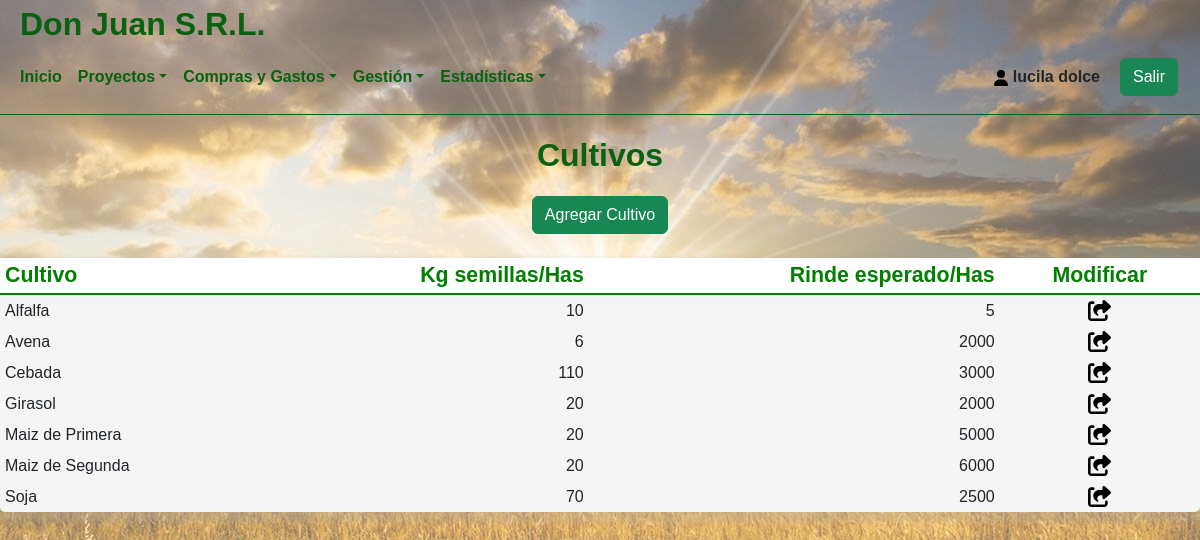
The app's page /System/cultivos.php (signed in) with its own data.
### tables this page shows
CREATE TABLE `usuarios` (
  `id_usuario` int(11) NOT NULL,
  `usuario` varchar(45) NOT NULL,
  `password` varchar(45) NOT NULL,
  `nombre` varchar(45) NOT NULL,
  `apellido` varchar(45) NOT NULL,
  `id_tipoUsuario` int(11) NOT NULL,
  `id_EstadoUsuario` int(1) NOT NULL
);

CREATE TABLE `cultivos` (
  `id_Cultivo` int(11) NOT NULL,
  `nombreCultivo` varchar(45) NOT NULL,
  `kgSemillaHas` int(11) NOT NULL,
  `rindeEsperadoHas` varchar(45) NOT NULL
);

### System/cultivos.php (the view, shortened to what this page needs)
<?php
include('../Template/Cabecera.php');
include('../Modelo/Conexion.php');
?>
<center>
	<div class="">
		<h1>Cultivos</h1>
	</div>
    <div>
        <a href="./altaCultivo.php">
            <button class="btn btn-success">Agregar Cultivo</button>
        </a>
    </div>
    <br/>
</center>
<center>
<table style="border:none; width:1200px;box-shadow: 5px 5px 5px 5px rgba(165, 164, 164, 0.3);border-radius: 5px;background-color: whitesmoke;">
		<thead>
		<tr style="color:green; background-color:white;font-weight:bold;border-bottom: 2px solid green;">
			<th style="text-align:center;font-size:16pt;text-align:left;padding:5px;">Cultivo</th>
			<th style="text-align:center;font-size:16pt;text-align:right;padding:5px;">Kg semillas/Has</th>
			<th style="text-align:center;font-size:16pt;text-align:right;padding:5px;">Rinde esperado/Has</th>
			<th style="text-align:center;font-size:16pt;text-align:center;padding:5px;">Modificar</th>
		</tr>
		</thead>
	   <?php
$consulta=mysqli_query($conexion, "SELECT * FROM cultivos ORDER BY nombreCultivo ASC");
while($listar = mysqli_fetch_array($consulta))
{
	echo "
	<tr>
		<td style=text-align:left;padding:5px;>$listar[nombreCultivo]</td>
		<td style=text-align:right;padding:5px;>$listar[kgSemillaHas]</td>
		<td style=text-align:right;padding:5px;>$listar[rindeEsperadoHas]</td>
		<td class='text-center text-nowrap'><a class='btn btn-sm' href=./detalleCultivo.php?no=".$listar['id_Cultivo']." class=mod><svg xmlns='http://www.w3.org/2000/svg' height='1.5em' viewBox='0 0 576 512'><path d='M352 224H305.5c-45 0-81.5 36.5-81.5 81.5c0 22.3 10.3 34.3 19.2 40.5c6.8 4.7 12.8 12 12.8 20.3c0 9.8-8 17.8-17.8 17.8h-2.5c-2.4 0-4.8-.4-7.1-1.4C210.8 374.8 128 333.4 128 240c0-79.5 64.5-144 144-144h80V34.7C352 15.5 367.5 0 386.7 0c8.6 0 16.8 3.2 23.2 8.9L548.1 133.3c7.6 6.8 11.9 16.5 11.9 26.7s-4.3 19.9-11.9 26.7l-139 125.1c-5.9 5.3-13.5 8.2-21.4 8.2H384c-17.7 0-32-14.3-32-32V224zM80 96c-8.8 0-16 7.2-16 16V432c0 8.8 7.2 16 16 16H400c8.8 0 16-7.2 16-16V384c0-17.7 14.3-32 32-32s32 14.3 32 32v48c0 44.2-35.8 80-80 80H80c-44.2 0-80-35.8-80-80V112C0 67.8 35.8 32 80 32h48c17.7 0 32 14.3 32 32s-14.3 32-32 32H80z'/></svg></a></td>
	</tr>";
} ?>
</body>

### Template/Cabecera.php (shortened to what this page needs)
<?php
include ("../Modelo/Conexion.php");
$iduser = $_SESSION['usuario'];
$sql = "SELECT * FROM usuarios WHERE usuario='$iduser'";
$resultado = $conexion->query($sql);
$row = $resultado->fetch_assoc();
$nombre = $row['nombre'];
$apellido = $row['apellido'];
$tipoUsu = $row['id_tipoUsuario'];
?>
<!DOCTYPE html>
<html lang="es">
<head>
    <link href="https://cdn.jsdelivr.net/npm/bootstrap@5.2.0-beta1/dist/css/bootstrap.min.css" rel="stylesheet">
    <link href="https://unpkg.com/aos@2.3.1/dist/aos.css" rel="stylesheet">
	<link rel="stylesheet" href="../Css/estilos.css">
</head>
<body>
<header class="hea-pri" >
	<div class="titPrincipal">
		<h1>Don Juan S.R.L.</h1>
	</div>
    <nav class="navbar navbar-expand-lg navbar-light" style="border-bottom: 1px solid #0a6111;">
        <div class="container-fluid navpri">
            <div class="collapse navbar-collapse" id="navbarNav" >
                <ul class="navbar-nav">
				<li class="nav-item">
					<a href="./Inicio.php" class="nav-link" style="color: #0a6111;" aria-current="page">Inicio</a>
				</li>
                <li class="nav-item dropdown">
                        <a href="#" class="nav-link dropdown-toggle " id="navbarDropdown" role="button" data-bs-toggle="dropdown" aria-expanded="false" style="color: #0a6111;">Proyectos</a>
                    </li>
                    <li class="nav-item dropdown">
                        <a href="#" class="nav-link dropdown-toggle " id="navbarDropdown" role="button" data-bs-toggle="dropdown" aria-expanded="false" style="color: #0a6111;">Compras y Gastos</a>
                    </li>
					<?php if($tipoUsu == 1){;?>
					<li class="nav-item dropdown">
                        <a href="#" class="nav-link dropdown-toggle " id="navbarDropdown" role="button" data-bs-toggle="dropdown" aria-expanded="false" style="color: #0a6111;">Gestión</a>
                    </li>
					<?php };?>
					<li class="nav-item dropdown">
                        <a href="#" class="nav-link dropdown-toggle " id="navbarDropdown" role="button" data-bs-toggle="dropdown" aria-expanded="false" style="color: #0a6111;">Estadísticas</a>
                    </li>
                </ul>
            </div>
            <div class="exit">
				<div class="exit-name">
				<p><svg xmlns="http://www.w3.org/2000/svg" height="1em" viewBox="0 0 448 512" style="fill:#000000;"><path d="M224 256A128 128 0 1 0 224 0a128 128 0 1 0 0 256zm-45.7 48C79.8 304 0 383.8 0 482.3C0 498.7 13.3 512 29.7 512H418.3c16.4 0 29.7-13.3 29.7-29.7C448 383.8 368.2 304 269.7 304H178.3z"/></svg>&nbsp<?php echo $nombre." ".$apellido;?></p>
				</div>
				<div class="exit-exit">
					<a href="../index.php">
						<button class="btn btn-success">Salir</button>
					</a>
				</div>
			</div>
        </div>
    </nav>
</header>

### Css/estilos.css (style rules this page uses)
* { margin: 0; padding: 0; box-sizing: border-box; font-family: 'Montserrat Alternates', sans-serif; }
body { background-color: whitesmoke; background-image: linear-gradient( to right, rgba(255, 255, 255, 0.35), rgba(255, 255, 255, 0.35) ), url('../imagenes/campo.jpg'); background-repeat: no-repeat; background-attachment: fixed; background-size: cover; object-fit: cover; background-repeat: no-repeat; background-position: center center; justify-content: center; align-items: center; height: auto; }
a { text-decoration: none; }
h1 { color: #0a6111; display: block; font-size: 2em; margin-block-start: 0.67em; margin-block-end: 0.67em; margin-inline-start: 0px; margin-inline-end: 0px; font-weight: bold; }
.nav-link { font-weight: bold; }
.exit-name { font-weight: bold; }
.titPrincipal { width: 100%; height: 40px; display: flex; justify-content: flex-start; }
.titPrincipal h1 { margin-left: 20px; margin-block-start: 0.15em; }
p { margin: 0%; }
.exit { padding: 10px; display: flex; justify-content: center; align-items: center; flex-direction: row; gap: 20px; font-family: 'Montserrat Alternates', sans-serif; }

### records on screen
usuarios: nombre "lucila", apellido "dolce"
cultivos: nombreCultivo "Alfalfa", kgSemillaHas "10", rindeEsperadoHas "5"
cultivos: nombreCultivo "Avena", kgSemillaHas "6", rindeEsperadoHas "2000"
cultivos: nombreCultivo "Cebada", kgSemillaHas "110", rindeEsperadoHas "3000"
cultivos: nombreCultivo "Girasol", kgSemillaHas "20", rindeEsperadoHas "2000"
cultivos: nombreCultivo "Maiz de Primera", kgSemillaHas "20", rindeEsperadoHas "5000"
cultivos: nombreCultivo "Maiz de Segunda", kgSemillaHas "20", rindeEsperadoHas "6000"
cultivos: nombreCultivo "Soja", kgSemillaHas "70", rindeEsperadoHas "2500"
